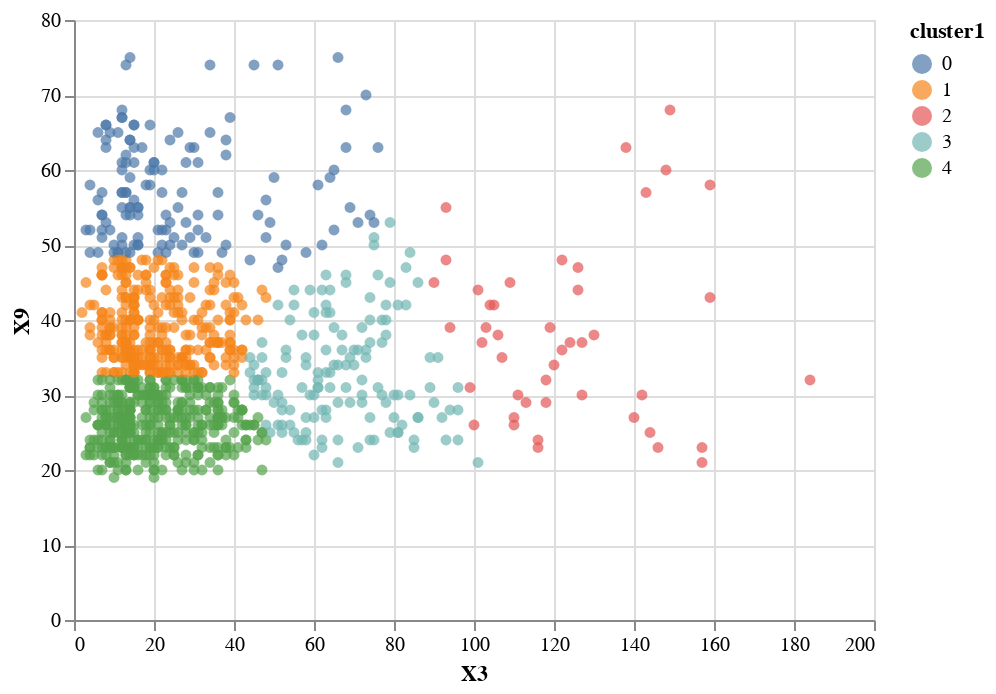

This figure's notebook cell:
### Markdown cell above
### 5. Fit k-means with the default hyperparameters.
### 6. Plot the clusters and their centroids.

### Code cell
model1 = KMeans(random_state=1, n_clusters=5)
model1.fit(X)
df['cluster1'] = model1.predict(X)

scatter_plot = alt.Chart(df).mark_circle()
scatter_plot.encode(
    x='X3', 
    y='X9',
    color='cluster1:N',
    tooltip=['cluster1', 'X3', 'X9']
).interactive()

### Figure 1 — Vega-Lite specification as saved in the notebook (floating-point values rounded to 4 significant figures; data arrays with more than 128 entries replaced by an {"elided": "..."} marker saying what was removed)
{"config": {"view": {"continuousWidth": 400, "continuousHeight": 300}}, "data": {"name": "data-8ae8f10f62e8975493a65780132cf363"}, "mark": "circle", "encoding": {"color": {"type": "nominal", "field": "cluster1"}, "tooltip": [{"type": "quantitative", "field": "cluster1"}, {"type": "quantitative", "field": "X3"}, {"type": "quantitative", "field": "X9"}], "x": {"type": "quantitative", "field": "X3"}, "y": {"type": "quantitative", "field": "X9"}}, "selection": {"selector004": {"type": "interval", "bind": "scales", "encodings": ["x", "y"]}}, "$schema": "https://vega.github.io/schema/vega-lite/v4.8.1.json", "datasets": {"data-8ae8f10f62e8975493a65780132cf363": {"elided": "1000 records"}}}
